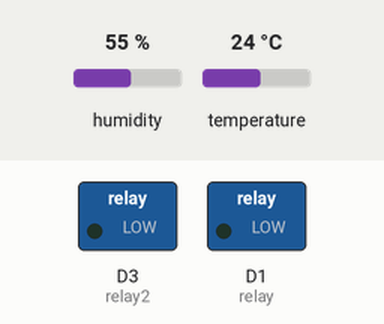
This sketch was run on a simulated ESP8266 (NodeMCU). Parts: switched loads named in the sketch (green lamp = pin HIGH). Inputs (shaded band) come from the test bench; at power-on: humidity 55 %, temperature 24 °C. WiFi joins after 1.5 s; servers stay silent unless stated; no MQTT or app messages arrive unless stated; what the sketch prints to the serial monitor is not drawn.

Above: at 2.7 s.
2.8 s: humidity set to 62 %
16.8 s: humidity set to 65 %
At 29.6 s:
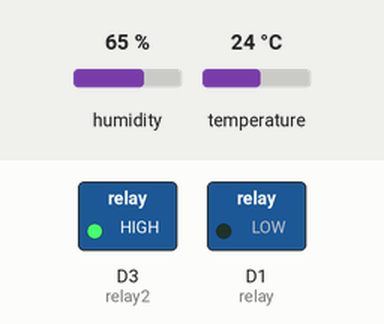
30.1 s: temperature set to 29 °C
35.8 s: temperature set to 32 °C
At 41.7 s:
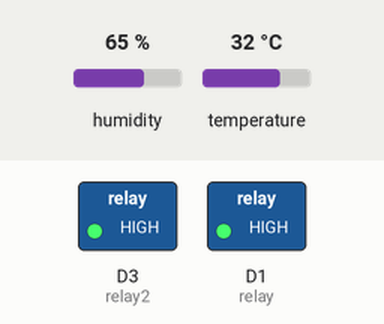
42.2 s: humidity set to 22 %
At 54.1 s:
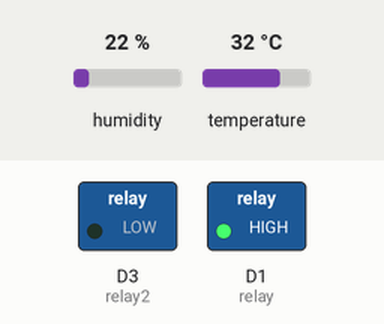
Timing chart, 0 to 55.6 s (numbered marks = the images above; inputs shaded):
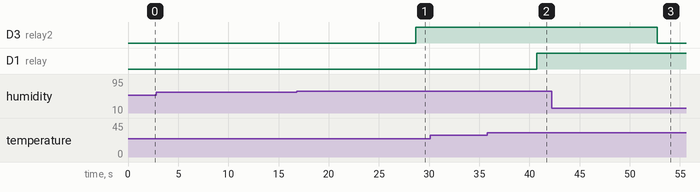

The sketch:

ta.ino
```cpp
#include <ESP8266WiFi.h>
#include <PubSubClient.h>
#include "DHT.h"
#define DHTPIN D2
#define DHTTYPE DHT11

// Update these with values suitable for your network.


const int relay = D1; // pin relay1
const int relay2 = D3; // pin relay2

const char* ssid = "Azure";
const char* password = "initugas12";
const char* mqtt_server = "192.168.43.127";   // Ip address mqtt

WiFiClient espClient;
PubSubClient client(espClient);
DHT dht(DHTPIN, DHTTYPE);

void setup() {
  Serial.begin(9600);
  setup_wifi();
  client.setServer(mqtt_server, 1883);
  client.setCallback(callback);
   dht.begin();

  pinMode(relay, OUTPUT);
  pinMode(relay2, OUTPUT);
}

void setup_wifi() {

  delay(10);
  // We start by connecting to a WiFi network
  Serial.println();
  Serial.print("Connecting to ");
  Serial.println(ssid);

  WiFi.begin(ssid, password);

  while (WiFi.status() != WL_CONNECTED) {
    delay(500);
    Serial.print(".");
  }

  Serial.println("");
  Serial.println("WiFi connected");
  Serial.println("IP address: ");
  Serial.println(WiFi.localIP());
}

void callback(char* topic, byte* payload, unsigned int length) {
  Serial.print("Message arrived [");
  Serial.print(topic);
  Serial.print("] ");
  for (int i = 0; i < length; i++) {
    Serial.print((char)payload[i]);
  }
  Serial.println();


}

void reconnect() {
  // Loop until we're reconnected
  while (!client.connected()) {
    Serial.print("Attempting MQTT connection...");
    // Attempt to connect
    if (client.connect("ESP8266Client")) {
      Serial.println("connected");
      // Once connected, publish an announcement...
      client.publish("humi", "hello world");
      // ... and resubscribe
      client.subscribe("suhu");
    } else {
      Serial.print("failed, rc=");
      Serial.print(client.state());
      Serial.println(" try again in 5 seconds");
      // Wait 5 seconds before retrying
      delay(5000);
    }
  }
}
void loop() {

  if (!client.connected()) {
    reconnect();
  }
  client.loop();

  long now = millis();

  float h = dht.readHumidity();
  float t = dht.readTemperature();


    Serial.print("Publish message: ");


    char buffer[10];
  dtostrf(t,0, 0, buffer); //function untuk mengubah float kedalam char
  client.publish("suhu",buffer);
  //Serial.println(buffer);
  dtostrf(h,0, 0, buffer);
  client.publish("humi",buffer);

delay(3000);
    Serial.println(h);
if(t <= 28){ //nilai 0 sampai 31 lampu hidup
 digitalWrite(relay, LOW);
 Serial.println("lampu hidup");
 delay(3000);

    }
    else if (t >= 31){
      digitalWrite(relay, HIGH);
      Serial.println("lampu mati");
      delay(3000);

    }


  else {

  Serial.println(" ");
 }

if (h <= 61 ) { // nilai dibawah 61 humidity hidup
  digitalWrite(relay2, LOW);
  Serial.println("Fan Hidup");
  delay(3000);
    }

  else if(h >= 64) {
   digitalWrite(relay2, HIGH);
   Serial.println("Fan Mati");
   delay(3000);
   }
   else{
    Serial.println(" ");
   }

}
```

Measured:
- the behaviour switches between 63 and 64 % on humidity (found by bisection; images 0 and 1)
- the behaviour switches between 30 and 31 °C on temperature (found by bisection; images 1 and 2)
- after the input at 2.8 s, every drawn part: stays the same
- after the input at 16.8 s, D3 (relay2): LOW → HIGH after 11.9 s
- after the input at 30.1 s, every drawn part: stays the same
- after the input at 35.8 s, D1 (relay): LOW → HIGH after 4.9 s
- after the input at 42.2 s, D3 (relay2): HIGH → LOW after 10.5 s
